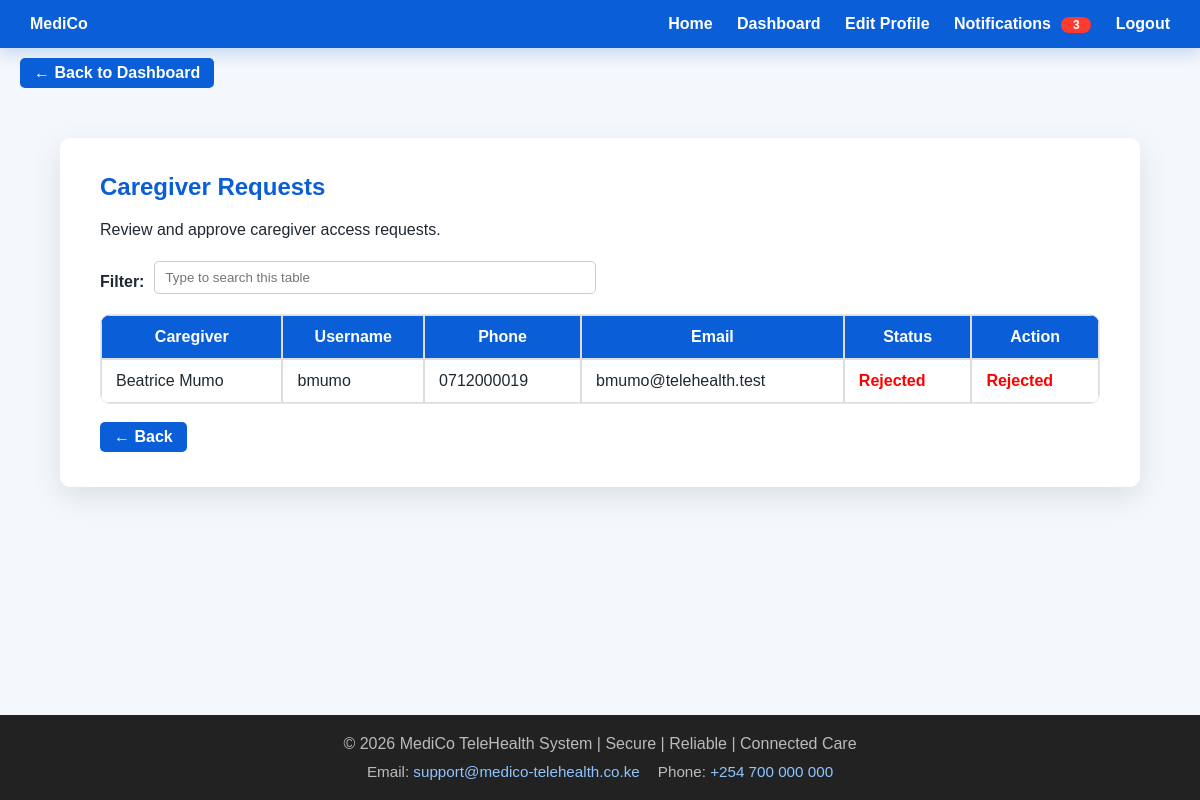
Screenshot of /patient/patient_caregiver_requests.php (signed in) with the database file from the repository.
### tables this page shows
CREATE TABLE `caregiver_patients` (
  `ID` int NOT NULL AUTO_INCREMENT,
  `CaregiverID` varchar(15) NOT NULL,
  `PatientID` varchar(15) NOT NULL,
  `Status` enum('Pending','Accepted','Rejected') DEFAULT 'Pending',
  `RequestDate` datetime DEFAULT CURRENT_TIMESTAMP,
  `ResponseDate` datetime DEFAULT NULL,
  PRIMARY KEY (`ID`),
  UNIQUE KEY `CaregiverID` (`CaregiverID`,`PatientID`),
  KEY `idx_caregiver_patients` (`CaregiverID`,`PatientID`),
  KEY `PatientID` (`PatientID`),
  CONSTRAINT `caregiver_patients_ibfk_1` FOREIGN KEY (`CaregiverID`) REFERENCES `caregivers` (`CaregiverID`) ON DELETE CASCADE ON UPDATE CASCADE,
  CONSTRAINT `caregiver_patients_ibfk_2` FOREIGN KEY (`PatientID`) REFERENCES `patients` (`PatientID`) ON DELETE CASCADE ON UPDATE CASCADE
);

CREATE TABLE `caregivers` (
  `CaregiverID` varchar(15) NOT NULL,
  `FName` varchar(300) NOT NULL,
  `DOB` date NOT NULL,
  `Gender` varchar(15) NOT NULL,
  `NatID_PP` varchar(20) NOT NULL,
  `PhoneNum` varchar(15) NOT NULL,
  `Email` varchar(500) DEFAULT NULL,
  `WorkHours` varchar(50) DEFAULT NULL,
  `CreatedAt` datetime NOT NULL DEFAULT CURRENT_TIMESTAMP,
  `UpdatedAt` datetime NOT NULL DEFAULT CURRENT_TIMESTAMP ON UPDATE CURRENT_TIMESTAMP,
  PRIMARY KEY (`CaregiverID`),
  CONSTRAINT `caregivers_ibfk_1` FOREIGN KEY (`CaregiverID`) REFERENCES `users` (`UserID`) ON DELETE CASCADE ON UPDATE CASCADE
);

CREATE TABLE `users` (
  `UserID` varchar(15) NOT NULL,
  `Uname` varchar(100) NOT NULL,
  `Passwd` varchar(255) NOT NULL,
  `Role` varchar(30) NOT NULL,
  `RegDate` datetime NOT NULL DEFAULT CURRENT_TIMESTAMP,
  `AprovDate` datetime DEFAULT NULL,
  `ApprovedBy` varchar(15) DEFAULT NULL,
  `Status` varchar(15) NOT NULL,
  `ProfileComplete` tinyint(1) NOT NULL DEFAULT '0',
  PRIMARY KEY (`UserID`),
  UNIQUE KEY `Uname` (`Uname`),
  KEY `idx_users_role` (`Role`),
  KEY `idx_users_status` (`Status`),
  KEY `idx_users_approved_by` (`ApprovedBy`),
  CONSTRAINT `fk_users_approved_by` FOREIGN KEY (`ApprovedBy`) REFERENCES `admin` (`AdminID`) ON DELETE SET NULL ON UPDATE CASCADE
);

### patient/patient_caregiver_requests.php (the view, shortened to what this page needs)
<?php
require "../db.php";
$patientID = $_SESSION['user_id'];
$stmt = $pdo->prepare(
    "SELECT cp.ID, cp.CaregiverID, cp.Status, c.FName, c.PhoneNum, c.Email, u.Uname
     FROM caregiver_patients cp
     JOIN caregivers c ON c.CaregiverID = cp.CaregiverID
     JOIN users u ON u.UserID = cp.CaregiverID
     WHERE cp.PatientID = :pid
     ORDER BY cp.ID DESC"
);
$stmt->execute([':pid' => $patientID]);
$requests = $stmt->fetchAll(PDO::FETCH_ASSOC);
$backUrl = 'patient_dashboard.php';
?>
<?php
include "../header.php"; ?>
<main class="main-content">
<div class="profile-container">
    <h2>Caregiver Requests</h2>
    <p>Review and approve caregiver access requests.</p>
    <table class="user-table">
        <thead>
        <tr>
            <th>Caregiver</th>
            <th>Username</th>
            <th>Phone</th>
            <th>Email</th>
            <th>Status</th>
            <th>Action</th>
        </tr>
        </thead>
        <tbody>
        <?php
if (!$requests): ?>
            <tr><td colspan="6">No caregiver requests found.</td></tr>
        <?php
else: ?>
            <?php
foreach ($requests as $r): ?>
                <tr>
                    <td><?= htmlspecialchars($r['FName']) ?></td>
                    <td><?= htmlspecialchars($r['Uname']) ?></td>
                    <td><?= htmlspecialchars($r['PhoneNum']) ?></td>
                    <td><?= htmlspecialchars($r['Email']) ?></td>
                    <td class="status <?= strtolower($r['Status']) ?>"><?= $r['Status'] ?></td>
                    <td>
                        <?php
if ($r['Status'] === 'Pending'): ?>
                            <form method="post" action="patient_process_caregiver_request.php" class="form-inline">
                                <input type="hidden" name="request_id" value="<?= $r['ID'] ?>">
                                <button type="submit" name="action" value="accept" class="btn btn-approve">Accept</button>
                            </form>
                            <form method="post" action="patient_process_caregiver_request.php" class="form-inline">
                                <input type="hidden" name="request_id" value="<?= $r['ID'] ?>">
                                <button type="submit" name="action" value="reject" class="btn btn-reject">Reject</button>
                            </form>
                        <?php
else: ?>
                            <span class="status <?= strtolower($r['Status']) ?>"><?= $r['Status'] ?></span>
                        <?php
endif; ?>
                    </td>
                </tr>
            <?php
endforeach; ?>
        <?php
endif; ?>
        </tbody>
    </table>
    <br>
    <a href="<?= htmlspecialchars($backUrl) ?>" class="btn btn-view" onclick="if (window.history.length > 1) { window.history.back(); return false; }">&larr; Back</a>
</div>
</main>
<?php
include "../footer.php"; ?>

### css/style.css (style rules this page uses)
html, body { height: 100%; }
body { margin: 0; display: flex; flex-direction: column; font-family: Arial, Helvetica, sans-serif; background: #f4f7fb; color: #1f2933; }
.main-content { flex: 1; padding: 40px 12px; }
a.btn, a.home-btn, .home-btn { text-decoration: none; }
.profile-container { max-width: 1000px; margin: 0 auto; background: #fff; padding: 35px 40px; border-radius: 10px; box-shadow: 0 10px 30px rgba(0,0,0,0.1); }
.profile-container h2, .dashboard-container h2 { margin-top: 0; color: #0a5ed7; }
.user-table, .admin-table { width: 100%; border-collapse: separate; border-spacing: 0; margin-top: 20px; border: 1px solid #e5e7eb; border-radius: 10px; overflow: hidden; background: #fff; }
.user-table th, .user-table td, .admin-table th, .admin-table td { border: 1px solid #ddd; padding: 12px 14px; }
.user-table th, .admin-table th { background: #0a5ed7; color: white; }
.status { font-weight: bold; }
.status.rejected { color: red; }
.btn { display: inline-flex; align-items: center; justify-content: center; padding: 6px 14px; border-radius: 5px; border: none; cursor: pointer; font-weight: bold; text-align: center; transition: transform 0.15s ease, box-shadow 0.15s ease; }
.btn-view { background:#0a5ed7; color:white; }

### rows the page displays
caregiver_patients: CaregiverID.FName "Beatrice Mumo", users.Uname "bmumo", CaregiverID.PhoneNum "0712000019", CaregiverID.Email "bmumo@telehealth.test", Status "Rejected"

### other values shown
$notifCount "3"
